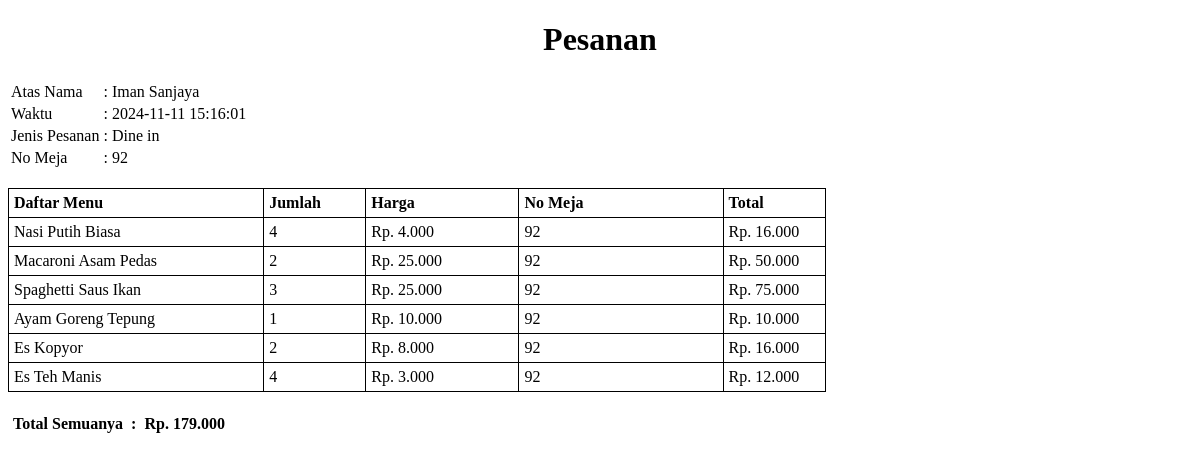
The app's page /lihat/lihat.php?kode_pesanan=67321fb0f17c (signed in) with its own data.
### tables this page shows
CREATE TABLE `transaksi` (
  `id_transaksi` int(11) NOT NULL,
  `kode_pesanan` varchar(12) NOT NULL,
  `nama_pelanggan` varchar(50) NOT NULL,
  `jenis_pesanan` enum('Take away','Dine in') NOT NULL,
  `waktu` timestamp NOT NULL DEFAULT current_timestamp() ON UPDATE current_timestamp(),
  `kode_menu` varchar(255) DEFAULT NULL,
  `meja` int(255) NOT NULL,
  `total_harga` int(11) NOT NULL DEFAULT 0
);

CREATE TABLE `menu` (
  `id_menu` int(11) NOT NULL,
  `kode_menu` varchar(12) NOT NULL,
  `nama` varchar(100) DEFAULT NULL,
  `harga` int(11) DEFAULT NULL,
  `gambar` varchar(100) DEFAULT NULL,
  `kategori` varchar(100) DEFAULT NULL,
  `status` enum('tersedia','tidak tersedia') DEFAULT NULL
);

CREATE TABLE `pesanan` (
  `id_pesanan` int(11) NOT NULL,
  `kode_pesanan` varchar(12) NOT NULL,
  `kode_menu` varchar(12) NOT NULL,
  `qty` int(11) NOT NULL,
  `jenis_pesanan` enum('Take away','Dine in') NOT NULL,
  `meja` varchar(255) NOT NULL
);

### function.php (called while the page is built, shortened)
<?php
$koneksi = mysqli_connect("localhost", "root", "", "senayan");
function ambil_data($query) {
    global $koneksi;
    $db = [];
    $sql_query = mysqli_query($koneksi, $query);
    while ($q = mysqli_fetch_assoc($sql_query)) {
        array_push($db, $q);
    }
    return $db;
}

### lihat/lihat.php (the view, shortened to what this page needs)
<?php
require_once "../function.php";
$kode = $_GET["kode_pesanan"];
$menu = ambil_data("SELECT DISTINCT * FROM pesanan
                    JOIN transaksi ON (pesanan.kode_pesanan = transaksi.kode_pesanan)
                    JOIN menu ON (menu.kode_menu = pesanan.kode_menu)
                    WHERE transaksi.kode_pesanan = '$kode'
");
?>
<!DOCTYPE html>
<html lang="en">
<head>
</head>
<body>
    <a href="../index.php?transaksi" style="color: black; text-decoration: none;">
    <h1 align="center">Pesanan</h1>
</a>
    <table class="data-pelanggan">
        <tr>
            <td>Atas Nama</td>
            <td>:</td>
            <td><?= $menu[0]["nama_pelanggan"]; ?></td>
        </tr>
        <tr>
            <td>Waktu</td>
            <td>:</td>
            <td><?= $menu[0]["waktu"]; ?></td>
        </tr>
        <tr>
            <td>Jenis Pesanan</td>
            <td>:</td>
            <td><?= $menu[0]["jenis_pesanan"]; ?></td>
        </tr>
        <tr>
            <td>No Meja</td>
            <td>:</td>
            <td><?= $menu[0]["meja"]; ?></td>
        </tr>
    </table><br>
    <table class="daftar-pesanan" cellpadding="5">
        <tr>
            <th>Daftar Menu</th>
            <th>Jumlah</th>
            <th>Harga</th>
            <th>No Meja</th>
            <th>Total</th>
        </tr>
        <?php
        $total_semuanya = 0;
        foreach ($menu as $m) { ?>
            <tr>
                <td><?= $m["nama"]; ?></td>
                <td><?= $m["qty"]; ?></td>
                <td>Rp. <?= number_format($m["harga"], 0, ',', '.'); ?></td>
                <td><?= $m["meja"]; ?></td>
                <td>Rp. <?= number_format($m["harga"] * $m["qty"], 0, ',', '.'); ?></td>
            </tr>
        <?php $total_semuanya += $m["harga"] * $m["qty"];
        } ?>
    </table><br>
    <table class="pembayaran" cellpadding="3">
        <tr>
            <th>Total Semuanya</th>
            <th>:</th>
            <th>Rp. <?= number_format($total_semuanya, 0, ',', '.'); ?></th>
        </tr>
    </table>
    <br>
    </body>
</html>

### lihat/lihat.php (style rules this page uses)
.daftar-pesanan, .daftar-pesanan tr > td, .daftar-pesanan tr > th { border: 1px solid black; border-collapse: collapse; width: auto; }
.daftar-pesanan th, .daftar-pesanan td { padding: 5px; }
.daftar-pesanan th { text-align: left; }
.daftar-pesanan td:nth-child(1), .daftar-pesanan th:nth-child(1) { width: 25%; }
.daftar-pesanan td:nth-child(2), .daftar-pesanan th:nth-child(2) { width: 10%; }
.daftar-pesanan td:nth-child(3), .daftar-pesanan th:nth-child(3) { width: 15%; }
.daftar-pesanan td:nth-child(4), .daftar-pesanan th:nth-child(4) { width: 20%; }
.daftar-pesanan td:nth-child(5), .daftar-pesanan th:nth-child(5) { width: 10%; }
.pembayaran tr > th { width: auto; text-align: start; }
.pembayaran { width: auto; }

### records on screen
transaksi: nama_pelanggan "Iman Sanjaya", waktu "2024-11-11 15:16:01", jenis_pesanan "Dine in", meja "92", menu.nama "Nasi Putih Biasa", pesanan.qty "4", menu.harga "4.000", menu.harga "16.000", menu.nama "Macaroni Asam Pedas", pesanan.qty "2", menu.harga "25.000", menu.harga "50.000", menu.nama "Spaghetti Saus Ikan", pesanan.qty "3", menu.harga "75.000", menu.nama "Ayam Goreng Tepung", pesanan.qty "1", menu.harga "10.000", menu.nama "Es Kopyor", menu.harga "8.000", menu.nama "Es Teh Manis", menu.harga "3.000", menu.harga "12.000"

### other values on screen
$total_semuanya "179.000"
